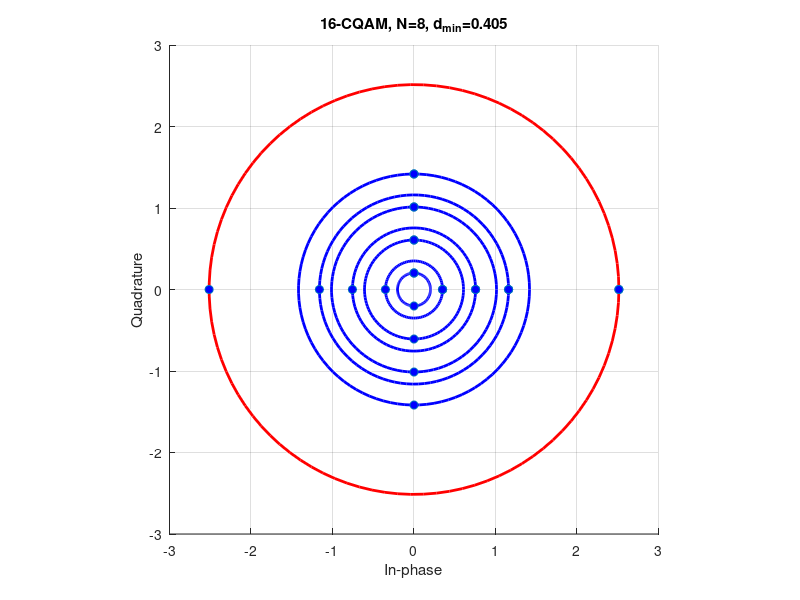

Here is the MATLAB script that generated this plot:
N=8;  
M=16;
n=M/N;
dmin=0.405;
radii=[dmin/2 sqrt(3)*dmin/2 3*dmin/2 ((sqrt(3)/2)+1)*dmin 5*dmin/2 ...
    ((sqrt(3)/2)+2)*dmin 7*dmin/2 8-33.446152*dmin.^2]; 
phaseOffsets = [pi/2, 0, pi/2, 0, pi/2, 0, pi/2, 0]; 
cqam_points = [];

%print symbols
for i = 1:N
    theta = linspace(0, 2*pi, n+1);
    theta = theta + phaseOffsets(i); 
    circle_points = radii(i).*exp(1j * theta);
    cqam_points = [cqam_points; circle_points.']; 
end

figure;
xlim([-3 3])
ylim([-3 3])
grid on;
title('16-CQAM, N=8, d_{min}=0.405');
xlabel('In-phase');
ylabel('Quadrature');
axis square;

%print R_{1} circle
center = [0, 0]; 
viscircles(center, radii(1),'Color','b'); 
hold on

%print R_{2} to R_{N-1}  circle
for i = 2:N-1
   center = [0, 0]; 
   viscircles(center, radii(i),'Color','b'); 
end

%print R_{N} circle
viscircles(center, radii(8),'Color','r');

plot(real(cqam_points), imag(cqam_points), 'o','MarkerFaceColor','b');
hold off

%saveas(gcf, 'CQAM_16_N8.pdf');
